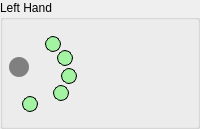
      <widget class="QGroupBox" name="group_left_hand">
       <property name="title">
        <string>Left Hand</string>
       </property>
       <layout class="QVBoxLayout" name="verticalLayout_9">
        <property name="spacing">
         <number>0</number>
        </property>
        <property name="leftMargin">
         <number>3</number>
        </property>
        <property name="topMargin">
         <number>6</number>
        </property>
        <property name="rightMargin">
         <number>3</number>
        </property>
        <property name="bottomMargin">
         <number>0</number>
        </property>
        <item>
         <widget class="QWidget" name="widget_2" native="true">
          <property name="minimumSize">
           <size>
            <width>80</width>
            <height>100</height>
           </size>
          </property>
          <property name="maximumSize">
           <size>
            <width>80</width>
            <height>100</height>
           </size>
          </property>
          <property name="styleSheet">
           <string notr="true">QPushButton{background-color: rgba(255, 0, 0,100); border-radius:8px; border: 1px solid black;}
QPushButton:checked{background-color: rgba(50, 255,50,100); }
QPushButton:disabled {background-color:rgba(128,128,128,50); border: 1px solid #515151;}</string>
          </property>
          <widget class="QLabel" name="mask_left_hand">
           <property name="geometry">
            <rect>
             <x>0</x>
             <y>0</y>
             <width>100</width>
             <height>100</height>
            </rect>
           </property>
           <property name="minimumSize">
            <size>
             <width>80</width>
             <height>100</height>
            </size>
           </property>
           <property name="text">
            <string/>
           </property>
           <property name="pixmap">
            <pixmap>Images/Hand_L.png</pixmap>
           </property>
          </widget>
          <widget class="QPushButton" name="mask_l_ring">
           <property name="geometry">
            <rect>
             <x>51</x>
             <y>24</y>
             <width>16</width>
             <height>16</height>
            </rect>
           </property>
           <property name="minimumSize">
            <size>
             <width>16</width>
             <height>16</height>
            </size>
           </property>
           <property name="maximumSize">
            <size>
             <width>16</width>
             <height>16</height>
            </size>
           </property>
           <property name="cursor">
            <cursorShape>PointingHandCursor</cursorShape>
           </property>
           <property name="toolTip">
            <string>Left Ring Finger</string>
           </property>
           <property name="styleSheet">
            <string notr="true"/>
           </property>
           <property name="text">
            <string/>
           </property>
           <property name="checkable">
            <bool>true</bool>
           </property>
           <property name="checked">
            <bool>true</bool>
           </property>
          </widget>
          <widget class="QPushButton" name="mask_l_index">
           <property name="geometry">
            <rect>
             <x>47</x>
             <y>59</y>
             <width>16</width>
             <height>16</height>
            </rect>
           </property>
           <property name="minimumSize">
            <size>
             <width>16</width>
             <height>16</height>
            </size>
           </property>
           <property name="maximumSize">
            <size>
             <width>16</width>
             <height>16</height>
            </size>
           </property>
           <property name="cursor">
            <cursorShape>PointingHandCursor</cursorShape>
           </property>
           <property name="toolTip">
            <string>Left Index Finger</string>
           </property>
           <property name="styleSheet">
            <string notr="true"/>
           </property>
           <property name="text">
            <string/>
           </property>
           <property name="checkable">
            <bool>true</bool>
           </property>
           <property name="checked">
            <bool>true</bool>
           </property>
          </widget>
          <widget class="QPushButton" name="mask_l_thumb">
           <property name="geometry">
            <rect>
             <x>16</x>
             <y>70</y>
             <width>16</width>
             <height>16</height>
            </rect>
           </property>
           <property name="minimumSize">
            <size>
             <width>16</width>
             <height>16</height>
            </size>
           </property>
           <property name="maximumSize">
            <size>
             <width>16</width>
             <height>16</height>
            </size>
           </property>
           <property name="cursor">
            <cursorShape>PointingHandCursor</cursorShape>
           </property>
           <property name="toolTip">
            <string>Left Thumb</string>
           </property>
           <property name="styleSheet">
            <string notr="true"/>
           </property>
           <property name="text">
            <string/>
           </property>
           <property name="checkable">
            <bool>true</bool>
           </property>
           <property name="checked">
            <bool>true</bool>
           </property>
          </widget>
          <widget class="QPushButton" name="mask_l_pinky">
           <property name="geometry">
            <rect>
             <x>39</x>
             <y>10</y>
             <width>16</width>
             <height>16</height>
            </rect>
           </property>
           <property name="minimumSize">
            <size>
             <width>16</width>
             <height>16</height>
            </size>
           </property>
           <property name="maximumSize">
            <size>
             <width>16</width>
             <height>16</height>
            </size>
           </property>
           <property name="cursor">
            <cursorShape>PointingHandCursor</cursorShape>
           </property>
           <property name="toolTip">
            <string>Left Pinky Finger</string>
           </property>
           <property name="styleSheet">
            <string notr="true"/>
           </property>
           <property name="text">
            <string/>
           </property>
           <property name="checkable">
            <bool>true</bool>
           </property>
           <property name="checked">
            <bool>true</bool>
           </property>
          </widget>
          <widget class="QPushButton" name="mask_l_middle">
           <property name="geometry">
            <rect>
             <x>55</x>
             <y>42</y>
             <width>16</width>
             <height>16</height>
            </rect>
           </property>
           <property name="minimumSize">
            <size>
             <width>16</width>
             <height>16</height>
            </size>
           </property>
           <property name="maximumSize">
            <size>
             <width>16</width>
             <height>16</height>
            </size>
           </property>
           <property name="cursor">
            <cursorShape>PointingHandCursor</cursorShape>
           </property>
           <property name="toolTip">
            <string>Left Middle Finger</string>
           </property>
           <property name="styleSheet">
            <string notr="true"/>
           </property>
           <property name="text">
            <string/>
           </property>
           <property name="checkable">
            <bool>true</bool>
           </property>
           <property name="checked">
            <bool>true</bool>
           </property>
          </widget>
          <widget class="QPushButton" name="invert_l_fingers">
           <property name="geometry">
            <rect>
             <x>3</x>
             <y>31</y>
             <width>20</width>
             <height>20</height>
            </rect>
           </property>
           <property name="minimumSize">
            <size>
             <width>20</width>
             <height>20</height>
            </size>
           </property>
           <property name="maximumSize">
            <size>
             <width>20</width>
             <height>20</height>
            </size>
           </property>
           <property name="cursor">
            <cursorShape>PointingHandCursor</cursorShape>
           </property>
           <property name="toolTip">
            <string>Invert Left Fingers Masking</string>
           </property>
           <property name="styleSheet">
            <string notr="true">QPushButton{border:none; background-color:grey; border-radius:10px; }</string>
           </property>
           <property name="text">
            <string/>
           </property>
           <property name="icon">
            <iconset>
             <normaloff>Images/Enabled/minus-solid.svg</normaloff>Images/Enabled/minus-solid.svg</iconset>
           </property>
           <property name="checkable">
            <bool>false</bool>
           </property>
           <property name="checked">
            <bool>false</bool>
           </property>
          </widget>
         </widget>
        </item>
       </layout>
      </widget>
